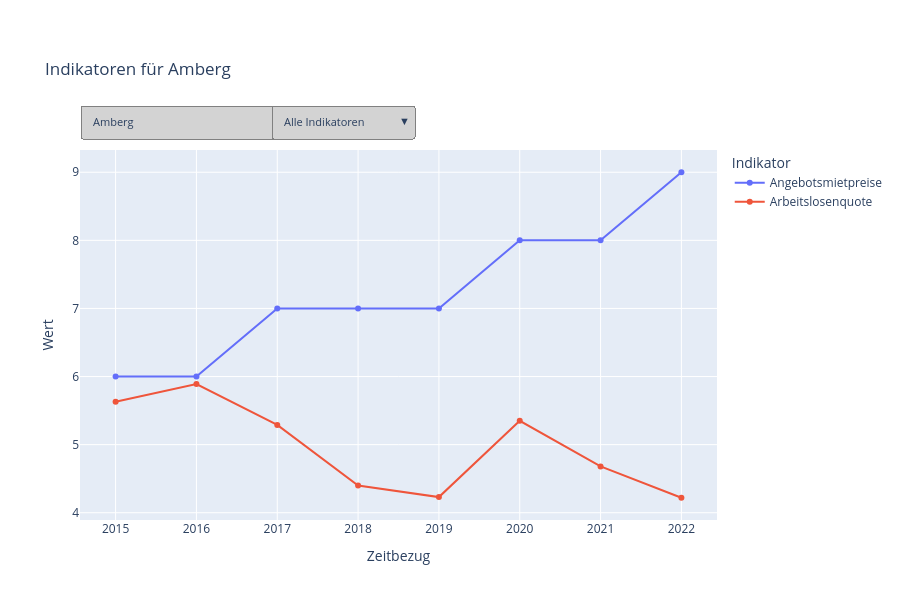

The code cell stored with this chart in its notebook:
### Markdown cell above
### Interaktive Auswahl mit Plotly

Die interaktive Grafik stellt die Zeitreihe für Kreis und Indikator dar. Über die Dropdown-Menüs lassen sich beide Merkmale auswählen; beim Überfahren eines Datenpunkts erscheinen Jahr und Wert. Die Grafik ergänzt den statischen Vergleich, ersetzt aber nicht die Prüfung der Achsenskalierung und Einheiten.

### Code cell
# Zeitbezug in Zahlen umwandeln und ungültige Jahre entfernen
df_all = filtered_df.copy()

df_all["Zeitbezug"] = pd.to_numeric(
    df_all["Zeitbezug"],
    errors="coerce"
).astype("Int64")

df_all = df_all.dropna(subset=["Zeitbezug"])


# Verfügbare Kreise und Indikatoren
kreise_list = sorted(df_all["Name"].unique())
indikatoren_all = sorted(df_all["Indikator"].unique())


# Amberg als initialen Kreis bestimmen

# Funktioniert auch bei Bezeichnungen wie
# "Amberg, kreisfreie Stadt"
amberg_candidates = [
    kreis for kreis in kreise_list
    if "Amberg" in kreis
]

if amberg_candidates:
    initial_kreis = amberg_candidates[0]
else:
    # Fallback, falls Amberg im Datensatz nicht vorkommt
    initial_kreis = kreise_list[0]


# Figure erstellen
fig = go.Figure()

# Informationen über die Traces separat speichern.
# Das ist zuverlässiger als startswith()/endswith() auf trace.name.
trace_info = []


# Zeitreihen hinzufügen
for kreis in kreise_list:

    for indikator in indikatoren_all:

        df_subset = (
            df_all[
                (df_all["Name"] == kreis)
                & (df_all["Indikator"] == indikator)
            ]
            .sort_values("Zeitbezug")
        )

        if df_subset.empty:
            continue

        # INITIAL:
        # Alle vorhandenen Indikatoren von Amberg anzeigen
        visible = kreis == initial_kreis

        fig.add_trace(
            go.Scatter(
                x=df_subset["Zeitbezug"],
                y=df_subset["Wert"],
                mode="lines+markers",

                # Im Diagramm reicht der Indikator als Legendenname,
                # weil ohnehin nur ein Kreis gleichzeitig dargestellt wird.
                name=indikator,

                visible=visible,

                hovertemplate=(
                    f"<b>{kreis}</b>"
                    "<br>Jahr: %{x}"
                    f"<br>{indikator}: %{{y:.2f}}"
                    "<extra></extra>"
                )
            )
        )

        trace_info.append({
            "kreis": kreis,
            "indikator": indikator
        })

# Dropdown 1: Kreis auswählen
kreis_buttons = []

for kreis in kreise_list:

    # Alle Indikatoren des ausgewählten Kreises sichtbar machen
    visibility = [
        info["kreis"] == kreis
        for info in trace_info
    ]

    kreis_buttons.append(
        dict(
            label=kreis,
            method="update",
            args=[
                {
                    "visible": visibility
                },
                {
                    "title": f"Indikatoren für {kreis}"
                }
            ]
        )
    )


# Dropdown 2: Indikator auswählen
indikator_buttons = []

# Zusätzlich ein Button "Alle Indikatoren"
indikator_buttons.append(
    dict(
        label="Alle Indikatoren",
        method="update",
        args=[
            # Initial bezieht sich dieser Button auf Amberg.
            {
                "visible": [
                    info["kreis"] == initial_kreis
                    for info in trace_info
                ]
            },
            {
                "title": f"Indikatoren für {initial_kreis}"
            }
        ]
    )
)

for indikator in indikatoren_all:

    visibility = [
        (
            info["kreis"] == initial_kreis
            and info["indikator"] == indikator
        )
        for info in trace_info
    ]

    indikator_buttons.append(
        dict(
            label=indikator,
            method="update",
            args=[
                {
                    "visible": visibility
                },
                {
                    "title": (
                        f"{initial_kreis} – {indikator}"
                    )
                }
            ]
        )
    )


# Layout
fig.update_layout(

    title=f"Indikatoren für {initial_kreis}",

    updatemenus=[

        # Kreis
        dict(
            buttons=kreis_buttons,
            direction="down",
            pad={"r": 10, "t": 10},
            showactive=True,

            x=0.0,
            xanchor="left",
            y=1.15,
            yanchor="top",

            bgcolor="lightgray",
            bordercolor="gray",
            font=dict(size=11)
        ),

        # Indikator
        dict(
            buttons=indikator_buttons,
            direction="down",
            pad={"r": 10, "t": 10},
            showactive=True,

            x=0.30,
            xanchor="left",
            y=1.15,
            yanchor="top",

            bgcolor="lightgray",
            bordercolor="gray",
            font=dict(size=11)
        )
    ],

    xaxis_title="Zeitbezug",
    yaxis_title="Wert",

    hovermode="x unified",

    height=600,

    margin=dict(t=150),

    legend=dict(
        title="Indikator"
    )
)

fig.show()
